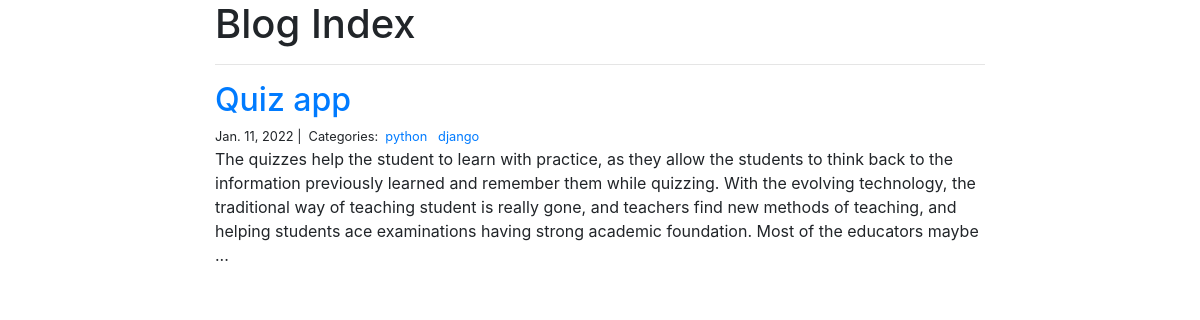
/blog/django/, run on the app's committed database.
### blog/models.py (models this page shows)
class Post(models.Model):
    title = models.CharField(max_length=255)
    body = models.TextField()
    created_on = models.DateTimeField(auto_now_add=True)
    last_modified = models.DateTimeField(auto_now=True)
    categories = models.ManyToManyField('Category', related_name='posts')

class Category(models.Model):
    name = models.CharField(max_length=20)

### blog/views.py (the view)
# urls.py: path("<category>/", views.blog_category, name="blog_category"),
def blog_category(request, category):
    posts = Post.objects.filter(
        categories__name__contains=category
    ).order_by(
        '-created_on'
    )
    context = {
        "category": category,
        "posts": posts
    }
    return render(request, "blog_category.html", context)

### blog/templates/blog_category.html
{% extends "base.html" %}
{% block page_content %}
<div class="col-md-8 offset-md-2">
    <h1>Blog Index</h1>
    <hr>
    {% for post in posts %}
    <h2><a href="{% url 'blog_detail' post.pk%}">{{ post.title }}</a></h2>
    <small>
        {{ post.created_on.date }} |&nbsp;
        Categories:&nbsp;
        {% for category in post.categories.all %}
        <a href="{% url 'blog_category' category.name %}">
            {{ category.name }}
        </a>&nbsp;
        {% endfor %}
    </small>
    <p>{{ post.body | slice:":400" }}...</p>
    {% endfor %}
</div>
{% endblock %}

### data on the page
Post: title "Quiz app", created_on "Jan. 11, 2022", body "The quizzes help the student to learn with practice, as they allow the students to think back to the information previously learned and remember them while quizzing. With the evolving technology, the traditional way of teaching student is really gone, and teachers find new methods of teaching, and helping students ace examinations having strong academic foundation. Most of the educators maybe"
Category: name "python"
Category: name "django"
